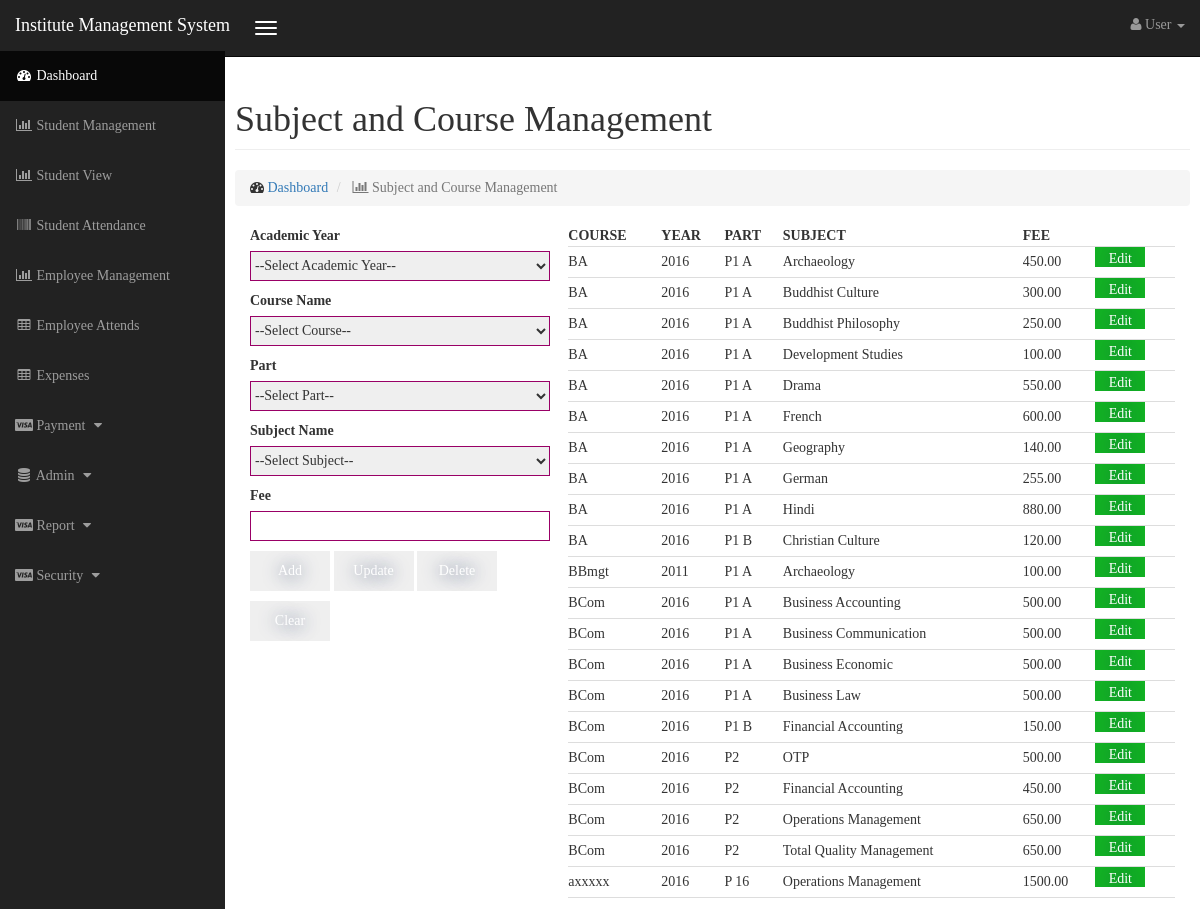
Screenshot of /course_subject.php with the database file from the repository.
### tables this page shows
CREATE TABLE `subject_course_tbl` (
  `AcadamicYear_id` int(11) NOT NULL,
  `Course_tbl_id` int(11) NOT NULL,
  `Part_table_id` int(11) NOT NULL,
  `Subject_tbl_id` int(11) NOT NULL,
  `Price` decimal(7,2) DEFAULT NULL,
  `CreateDate` datetime DEFAULT NULL,
  `CreateUser` varchar(20) DEFAULT NULL,
  `Status` int(11) DEFAULT NULL,
  PRIMARY KEY (`Course_tbl_id`,`Part_table_id`,`Subject_tbl_id`,`AcadamicYear_id`),
  KEY `fk_Subject_tbl_has_Course_tbl_Course_tbl1_idx` (`Course_tbl_id`),
  KEY `fk_Subject_tbl_has_Course_tbl_Subject_tbl1_idx` (`Subject_tbl_id`),
  KEY `fk_Subject_Course_tbl_Part_table1_idx` (`Part_table_id`),
  KEY `fk_Subject_Course_tbl_AcadamicYear1_idx` (`AcadamicYear_id`),
  CONSTRAINT `fk_Subject_Course_tbl_AcadamicYear1` FOREIGN KEY (`AcadamicYear_id`) REFERENCES `acadamicyear` (`id`) ON DELETE NO ACTION ON UPDATE NO ACTION,
  CONSTRAINT `fk_Subject_Course_tbl_Part_table1` FOREIGN KEY (`Part_table_id`) REFERENCES `part_tbl` (`id`) ON DELETE NO ACTION ON UPDATE NO ACTION,
  CONSTRAINT `fk_Subject_tbl_has_Course_tbl_Course_tbl1` FOREIGN KEY (`Course_tbl_id`) REFERENCES `course_tbl` (`id`) ON DELETE NO ACTION ON UPDATE NO ACTION,
  CONSTRAINT `fk_Subject_tbl_has_Course_tbl_Subject_tbl1` FOREIGN KEY (`Subject_tbl_id`) REFERENCES `subject_tbl` (`id`) ON DELETE NO ACTION ON UPDATE NO ACTION
);

CREATE TABLE `course_tbl` (
  `id` int(11) NOT NULL AUTO_INCREMENT,
  `Name` varchar(50) DEFAULT NULL,
  `CreateDate` datetime DEFAULT NULL,
  `CreateUser` varchar(20) DEFAULT NULL,
  `Status` int(11) DEFAULT NULL,
  PRIMARY KEY (`id`)
);

CREATE TABLE `acadamicyear` (
  `id` int(11) NOT NULL AUTO_INCREMENT,
  `year` varchar(45) DEFAULT NULL,
  PRIMARY KEY (`id`)
);

CREATE TABLE `part_tbl` (
  `id` int(11) NOT NULL AUTO_INCREMENT,
  `name` varchar(45) DEFAULT NULL,
  PRIMARY KEY (`id`)
);

CREATE TABLE `subject_tbl` (
  `id` int(11) NOT NULL AUTO_INCREMENT,
  `subjectname` varchar(100) DEFAULT NULL,
  `Subjectcode` varchar(10) DEFAULT NULL,
  `CreateDate` datetime DEFAULT NULL,
  `CreateUser` varchar(20) DEFAULT NULL,
  `Status` int(11) DEFAULT NULL,
  PRIMARY KEY (`id`)
);

### dbconfig.php (called while the page is built, shortened)
<?php
function connection()
{
    $servername = "localhost";
    $username = "root";
    $password = "525625";
    $database = "kelanidb";
    $conn = new mysqli($servername, $username, $password,$database);
    return $conn;
}
function getData($query){
    $result = mysqli_query(connection(),$query);
    return $result;
}
?>

### course_subject.php (the view, shortened to what this page needs)
<!DOCTYPE html>
<html lang="en">
<head>
<link href="./css/bootstrap.min.css" rel="stylesheet">
<link href="./css/sb-admin.css" rel="stylesheet">
<link href="./css/plugins/morris.css" rel="stylesheet">
<link href="./font-awesome/css/font-awesome.min.css" rel="stylesheet" type="text/css">
<link href="./css/formcss.css" rel="stylesheet" type="text/css">
</head><body>
<?php
include_once './inc/top.php';
?>
    <div id="wrapper">
        <div id="page-wrapper">
            <div class="container-fluid">
                <div class="row">
                    <div class="col-lg-">
                        <h1 class="page-header">
                            Subject and Course Management
                        </h1>
                        <ol class="breadcrumb">
                            <li>
                                <i class="fa fa-dashboard"></i>  <a href="index.php">Dashboard</a>
                            </li>
                            <li class="active">
                                <i class="fa fa-bar-chart-o"></i> Subject and Course Management
                            </li>
                        </ol>
                    </div>
                </div>
                <form method="post" action="controller/course_subjectController.php" data-toggle="validator">
                    <div class="row">
                        <div class="col-lg-4">
                        	<label>Academic Year</label><br/>
                            <select name="cmbAcademicYear" required>
                            <option value='0'>        --Select Academic Year--</option>
                                <?php
                                include_once 'dbconfig.php';
                                $query = 'SELECT id, `year` FROM acadamicyear';
                                ?>
                            </select><br />
                            <label>Course Name</label><br/>
                            <select name="cmbCourse" required>
                            <option value='0'>        --Select Course--</option>
                                <?php
                                include_once 'dbconfig.php';
                                $query = 'SELECT id,`Name` FROM course_tbl';
                                ?>
                            </select><br />
                            <label>Part</label><br/>
                            <select name="cmbPart_DD" required>
                            <option value='0'>        --Select Part--</option>
                                <?php
                                include_once 'dbconfig.php';
                                $query = 'SELECT id, `name` FROM part_tbl';
                                ?>
                            </select><br />
                            <label>Subject Name</label><br/>
                            <select name="cmbSubject" required>
                            <option value='0'>        --Select Subject--</option>
                                <?php
                                include_once 'dbconfig.php';
                                $query = 'SELECT * FROM subject_tbl';
                                ?>
                            </select><br />
                            <label>Fee</label><br/>
                            <input type="text" name="txtFee" size="10" maxlength="10" required/><br/>
                        <div>
                            <input type="submit" value="Add" name="btnAdd"/>
                            <input type="submit" value="Update" name="btnUpdate"/>
                            <input type="submit" value="Delete" name="btnDelete"/>
                            <input type="reset" value="Clear" name="btnClear"/>
                        </div>
                        </div>
                        <div class="col-lg-8 selecttable">
                        <?php
						include_once 'dbconfig.php';
						$query = "SELECT s.`subjectname` AS SubjectName,c. `Name` AS CourseName, p.`name` AS Part, sc.Price,a.`year` AS AcademicYear FROM subject_tbl AS s,course_tbl AS c , subject_course_tbl AS sc, part_tbl AS p,acadamicyear AS a WHERE a.id = sc.AcadamicYear_id AND sc.Subject_tbl_id=s.id AND sc.Course_tbl_id = c.id AND sc.Part_table_id = p.id";
						$result = getData($query);
						echo "<table width='100%'>";
						echo "<tr>
								<th>COURSE</th>
								<th>YEAR</th>
								<th>PART</th>
								<th>SUBJECT</th>
								<th>FEE</th>
								<th>&nbsp;</th>
							  </tr>";
						while($row = mysqli_fetch_array($result)){
							echo "<tr><td>" . $row['CourseName']. "</td><td>" . $row['AcademicYear']. "</td><td>" . $row['Part']. "</td><td>" . $row['SubjectName']. "</td><td>" . $row['Price'] . "</td><td><input type='button' value='Edit'></td></tr>";
						}
						echo "</table>";
						?>
                        </div>
                    </div>
                    <div class="row">
                    <div class="col-lg-12">
                    </div>
                    </div>
                </form>
            </div>
        </div>
    </div>
</body></html>

### css/sb-admin.css (style rules this page uses)
body { margin-top: 100px; background-color: #222; font-family: Calibri; }
@media (min-width:768px) { body { margin-top: 50px; } }
#wrapper { padding-left: 0; }
#page-wrapper { width: 100%; padding: 0; background-color: #fff; }
@media (min-width:768px) { #wrapper { padding-left: 225px; } }
@media (min-width:768px) { #page-wrapper { padding: 10px; } }

### css/formcss.css (style rules this page uses)
body { overflow-y: scroll; overflow-x: hidden; }
.selecttable input[type="button"] { width:50px !important; height:20px !important ; background-color:#13b224; font:9px; padding:2px; }
input, textarea, select { margin-bottom:10px; border:1px solid #906; width:300px; font-size:14px !important; }
input, select { height:30px; width:300px; }
input[type=submit], [type=reset], [type="button"] { //background-color:#62387a; display:inline-block; cursor:pointer; color:#ffffff; font-family:Calibri; font-size:18px; height:40px !important; width:80px !important; text-decoration:none; text-shadow:0px 1px 17px #283966; border:none; }
table { font-size:14px; }
th, td { border-bottom: 1px solid #ddd; }
.subjecttbl input, select { height:30px; width:300px; }

### rows the page displays
subject_course_tbl: Course_tbl.Name "BA", AcadamicYear.year "2016", Part_table.name "P1 A", Subject_tbl.subjectname "Archaeology", Price "450.00"
subject_course_tbl: Course_tbl.Name "BA", AcadamicYear.year "2016", Part_table.name "P1 A", Subject_tbl.subjectname "Buddhist Culture", Price "300.00"
subject_course_tbl: Course_tbl.Name "BA", AcadamicYear.year "2016", Part_table.name "P1 A", Subject_tbl.subjectname "Buddhist Philosophy", Price "250.00"
subject_course_tbl: Course_tbl.Name "BA", AcadamicYear.year "2016", Part_table.name "P1 A", Subject_tbl.subjectname "Development Studies", Price "100.00"
subject_course_tbl: Course_tbl.Name "BA", AcadamicYear.year "2016", Part_table.name "P1 A", Subject_tbl.subjectname "Drama", Price "550.00"
subject_course_tbl: Course_tbl.Name "BA", AcadamicYear.year "2016", Part_table.name "P1 A", Subject_tbl.subjectname "French", Price "600.00"
subject_course_tbl: Course_tbl.Name "BA", AcadamicYear.year "2016", Part_table.name "P1 A", Subject_tbl.subjectname "Geography", Price "140.00"
subject_course_tbl: Course_tbl.Name "BA", AcadamicYear.year "2016", Part_table.name "P1 A", Subject_tbl.subjectname "German", Price "255.00"
subject_course_tbl: Course_tbl.Name "BA", AcadamicYear.year "2016", Part_table.name "P1 A", Subject_tbl.subjectname "Hindi", Price "880.00"
subject_course_tbl: Course_tbl.Name "BA", AcadamicYear.year "2016", Part_table.name "P1 B", Subject_tbl.subjectname "Christian Culture", Price "120.00"
subject_course_tbl: Course_tbl.Name "BBmgt", AcadamicYear.year "2011", Part_table.name "P1 A", Subject_tbl.subjectname "Archaeology", Price "100.00"
subject_course_tbl: Course_tbl.Name "BCom", AcadamicYear.year "2016", Part_table.name "P1 A", Subject_tbl.subjectname "Business Accounting", Price "500.00"
subject_course_tbl: Course_tbl.Name "BCom", AcadamicYear.year "2016", Part_table.name "P1 A", Subject_tbl.subjectname "Business Communication", Price "500.00"
subject_course_tbl: Course_tbl.Name "BCom", AcadamicYear.year "2016", Part_table.name "P1 A", Subject_tbl.subjectname "Business Economic", Price "500.00"
subject_course_tbl: Course_tbl.Name "BCom", AcadamicYear.year "2016", Part_table.name "P1 A", Subject_tbl.subjectname "Business Law", Price "500.00"
subject_course_tbl: Course_tbl.Name "BCom", AcadamicYear.year "2016", Part_table.name "P1 B", Subject_tbl.subjectname "Financial Accounting", Price "150.00"
subject_course_tbl: Course_tbl.Name "BCom", AcadamicYear.year "2016", Part_table.name "P2", Subject_tbl.subjectname "OTP", Price "500.00"
subject_course_tbl: Course_tbl.Name "BCom", AcadamicYear.year "2016", Part_table.name "P2", Subject_tbl.subjectname "Financial Accounting", Price "450.00"
subject_course_tbl: Course_tbl.Name "BCom", AcadamicYear.year "2016", Part_table.name "P2", Subject_tbl.subjectname "Operations Management", Price "650.00"
subject_course_tbl: Course_tbl.Name "BCom", AcadamicYear.year "2016", Part_table.name "P2", Subject_tbl.subjectname "Total Quality Management", Price "650.00"
subject_course_tbl: Course_tbl.Name "axxxxx", AcadamicYear.year "2016", Part_table.name "P 16", Subject_tbl.subjectname "Operations Management", Price "1500.00"
